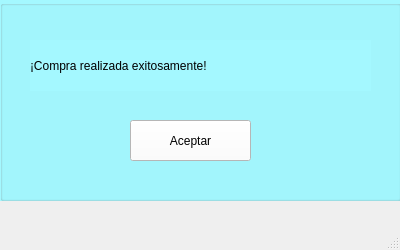
<?xml version="1.0" encoding="UTF-8"?>
<ui version="4.0">
 <class>MainWindow</class>
 <widget class="QMainWindow" name="MainWindow">
  <property name="geometry">
   <rect>
    <x>0</x>
    <y>0</y>
    <width>400</width>
    <height>250</height>
   </rect>
  </property>
  <property name="minimumSize">
   <size>
    <width>400</width>
    <height>250</height>
   </size>
  </property>
  <property name="maximumSize">
   <size>
    <width>400</width>
    <height>250</height>
   </size>
  </property>
  <property name="windowTitle">
   <string>MainWindow</string>
  </property>
  <widget class="QWidget" name="centralwidget">
   <widget class="QGroupBox" name="groupBox">
    <property name="geometry">
     <rect>
      <x>0</x>
      <y>0</y>
      <width>401</width>
      <height>201</height>
     </rect>
    </property>
    <property name="styleSheet">
     <string notr="true">background-color: rgb(164, 248, 255);</string>
    </property>
    <property name="title">
     <string/>
    </property>
    <widget class="QLabel" name="label">
     <property name="geometry">
      <rect>
       <x>30</x>
       <y>40</y>
       <width>341</width>
       <height>51</height>
      </rect>
     </property>
     <property name="styleSheet">
      <string notr="true">font: 14pt &quot;MS Shell Dlg 2&quot;;</string>
     </property>
     <property name="text">
      <string>¡Compra realizada exitosamente!</string>
     </property>
    </widget>
    <widget class="QPushButton" name="bttn_aceptar">
     <property name="geometry">
      <rect>
       <x>130</x>
       <y>120</y>
       <width>121</width>
       <height>41</height>
      </rect>
     </property>
     <property name="styleSheet">
      <string notr="true">background-color: rgb(255, 255, 255);</string>
     </property>
     <property name="text">
      <string>Aceptar</string>
     </property>
    </widget>
   </widget>
  </widget>
  <widget class="QMenuBar" name="menubar">
   <property name="geometry">
    <rect>
     <x>0</x>
     <y>0</y>
     <width>400</width>
     <height>26</height>
    </rect>
   </property>
  </widget>
  <widget class="QStatusBar" name="statusbar"/>
 </widget>
 <resources/>
 <connections/>
</ui>
